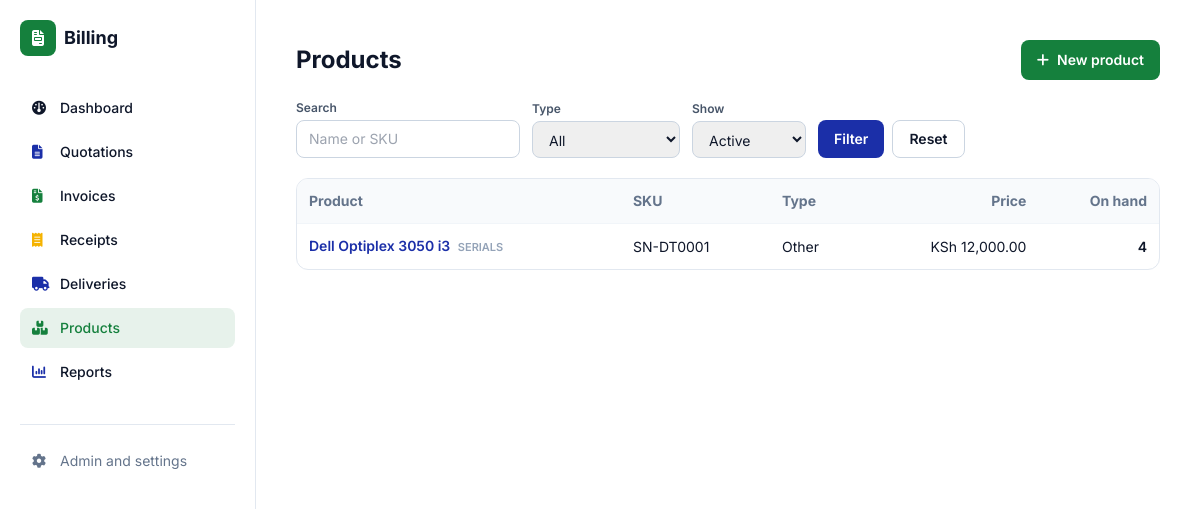
Screenshot of /products/ (signed in) with the database file from the repository.
### documents/models.py (models this page shows, shortened)
class Product(models.Model):
    name = models.CharField(max_length=200)
    sku = models.CharField("SKU", max_length=40, blank=True)
    category = models.CharField(max_length=10, choices=DeliveryItem.CATEGORIES, default="other",
                                help_text="Sets the delivery checklist used for this item")
    unit_price = models.DecimalField(max_digits=12, decimal_places=2, default=0)
    track_stock = models.BooleanField(default=False)
    track_serials = models.BooleanField("Track serial numbers", default=False,
                                        help_text="Registers each unit's serial (turns on stock tracking)")
    reorder_level = models.DecimalField(max_digits=10, decimal_places=2, default=0)
    active = models.BooleanField(default=True)
    objects = ProductQuerySet.as_manager()
    class Meta:
        ordering = ["name"]
    @property
    def stock(self):
        return self.movements.aggregate(s=Sum("qty"))["s"] or Decimal("0")

### documents/catalog_views.py (the view)
# urls.py: path("products/", catalog_views.product_list, name="product_list"),
@login_required
def product_list(request):
    qs = Product.objects.with_stock()
    q = request.GET.get("q", "").strip()
    cat = request.GET.get("category", "")
    flt = request.GET.get("filter", "")
    if q:
        qs = qs.filter(Q(name__icontains=q) | Q(sku__icontains=q))
    if cat:
        qs = qs.filter(category=cat)
    if flt == "inactive":
        qs = qs.filter(active=False)
    else:
        qs = qs.filter(active=True)
        if flt == "low":
            qs = qs.filter(track_stock=True, on_hand__lte=F("reorder_level"))
    page_obj, page_range, querystring = paginate(request, qs)
    return render(request, "documents/product_list.html", {
        "products": page_obj, "page_obj": page_obj, "page_range": page_range,
        "querystring": querystring, "categories": DeliveryItem.CATEGORIES,
        "f": {"q": q, "category": cat, "filter": flt}})

### documents/models.py (called while the page is built)
    def with_stock(self):
        return self.annotate(on_hand=Coalesce(
            Sum("movements__qty"), Value(Decimal("0")),
            output_field=models.DecimalField(max_digits=12, decimal_places=2)))

### documents/views.py (called while the page is built)
def paginate(request, qs, per_page=PER_PAGE):
    paginator = Paginator(qs, per_page)
    page_obj = paginator.get_page(request.GET.get("page"))
    page_range = list(paginator.get_elided_page_range(page_obj.number, on_each_side=1, on_ends=1))
    params = request.GET.copy()
    params.pop("page", None)
    return page_obj, page_range, params.urlencode()

### templates/documents/product_list.html (shortened to what this page needs)
{% extends "base.html" %}
{% block content %}
<div class="flex flex-col sm:flex-row sm:items-center sm:justify-between gap-3 mb-5">
  <h1 class="text-2xl font-bold">Products</h1>
  <a href="{% url 'documents:product_new' %}" class="inline-flex items-center justify-center gap-2 bg-brand-green hover:bg-green-800 text-white text-sm font-semibold px-4 py-2.5 rounded-lg w-full sm:w-auto">
    <i class="fa-solid fa-plus"></i> New product</a>
</div>
<form method="get" class="grid grid-cols-2 md:flex md:flex-wrap md:items-end gap-3 mb-5 text-sm">
  <div class="col-span-2 md:col-span-1"><label class="block text-xs font-semibold text-slate-600 mb-1">Search</label>
    <input name="q" value="{{ f.q }}" placeholder="Name or SKU" class="w-full md:w-56 rounded-lg border border-slate-300 px-3 py-2"></div>
  <div><label class="block text-xs font-semibold text-slate-600 mb-1">Type</label>
    <select name="category" class="w-full rounded-lg border border-slate-300 px-3 py-2"><option value="">All</option>
      {% for v, l in categories %}<option value="{{ v }}" {% if f.category == v %}selected{% endif %}>{{ l }}</option>{% endfor %}</select></div>
  <div><label class="block text-xs font-semibold text-slate-600 mb-1">Show</label>
    <select name="filter" class="w-full rounded-lg border border-slate-300 px-3 py-2">
      <option value="">Active</option><option value="low" {% if f.filter == 'low' %}selected{% endif %}>Low stock</option>
      <option value="inactive" {% if f.filter == 'inactive' %}selected{% endif %}>Inactive</option></select></div>
  <div class="col-span-2 md:col-span-1 flex gap-2">
    <button class="flex-1 md:flex-none bg-brand-blue text-white font-semibold px-4 py-2 rounded-lg">Filter</button>
    <a href="{% url 'documents:product_list' %}" class="flex-1 md:flex-none text-center px-4 py-2 rounded-lg border border-slate-300 font-semibold">Reset</a></div>
</form>
<div class="rounded-xl border border-slate-200 overflow-x-auto">
  <table class="w-full text-sm">
    <thead class="bg-slate-50 text-left text-slate-500"><tr>
      <th class="p-3">Product</th><th class="p-3">SKU</th><th class="p-3">Type</th>
      <th class="p-3 text-right">Price</th><th class="p-3 text-right">On hand</th></tr></thead>
    <tbody>
    {% for p in products %}
      <tr class="border-t border-slate-100 hover:bg-slate-50">
        <td class="p-3 font-semibold"><a class="text-brand-blue" href="{% url 'documents:product_detail' p.pk %}">{{ p.name }}</a>
          {% if p.track_serials %}<span class="ml-1 text-[11px] font-semibold text-slate-400">SERIALS</span>{% endif %}</td>
        <td class="p-3">{{ p.sku|default:"-" }}</td>
        <td class="p-3">{{ p.get_category_display }}</td>
        <td class="p-3 text-right whitespace-nowrap">KSh {{ p.unit_price|floatformat:"2g" }}</td>
        <td class="p-3 text-right whitespace-nowrap">
          {% if p.track_stock %}<span class="font-semibold {% if p.on_hand <= p.reorder_level %}text-red-600{% endif %}">{{ p.on_hand|floatformat:"-2" }}</span>
          {% else %}<span class="text-slate-400">not tracked</span>{% endif %}</td>
      </tr>
    {% empty %}<tr><td colspan="5" class="p-8 text-center text-slate-400">No products yet.</td></tr>{% endfor %}
    </tbody>
  </table>
</div>
{% endblock %}

### templates/base.html (style rules this page uses)
html { -webkit-text-size-adjust: 100%; }

### rows the page displays
Product: name "Dell Optiplex 3050 i3", track_serials "SERIALS", sku "SN-DT0001", category "Other", unit_price "12,000.00", on_hand "4"
